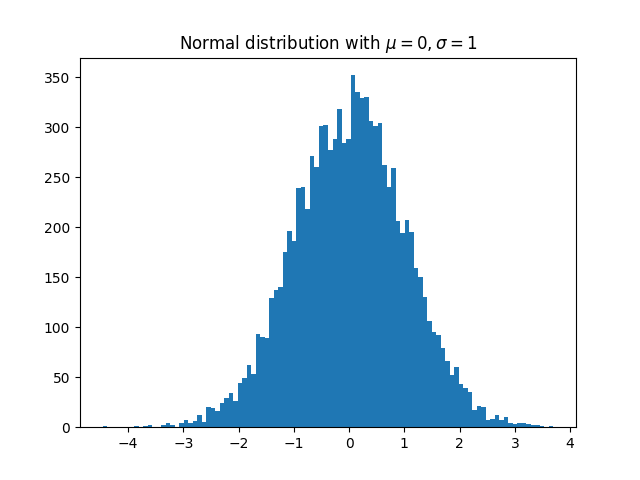

Write the Python code that produced this figure.
import matplotlib.pyplot as plt
from matplotlib.backends.backend_agg import FigureCanvasAgg as FigureCanvas
from matplotlib.figure import Figure
fig = Figure()
canvas = FigureCanvas(fig)

import numpy as np
x = np.random.randn(10000)

ax = fig.add_subplot(111)

ax.hist(x, 100)

ax.set_title('Normal distribution with $\mu=0, \sigma=1$')
fig.savefig('matplotlib_histogram.png')

plt.show()
